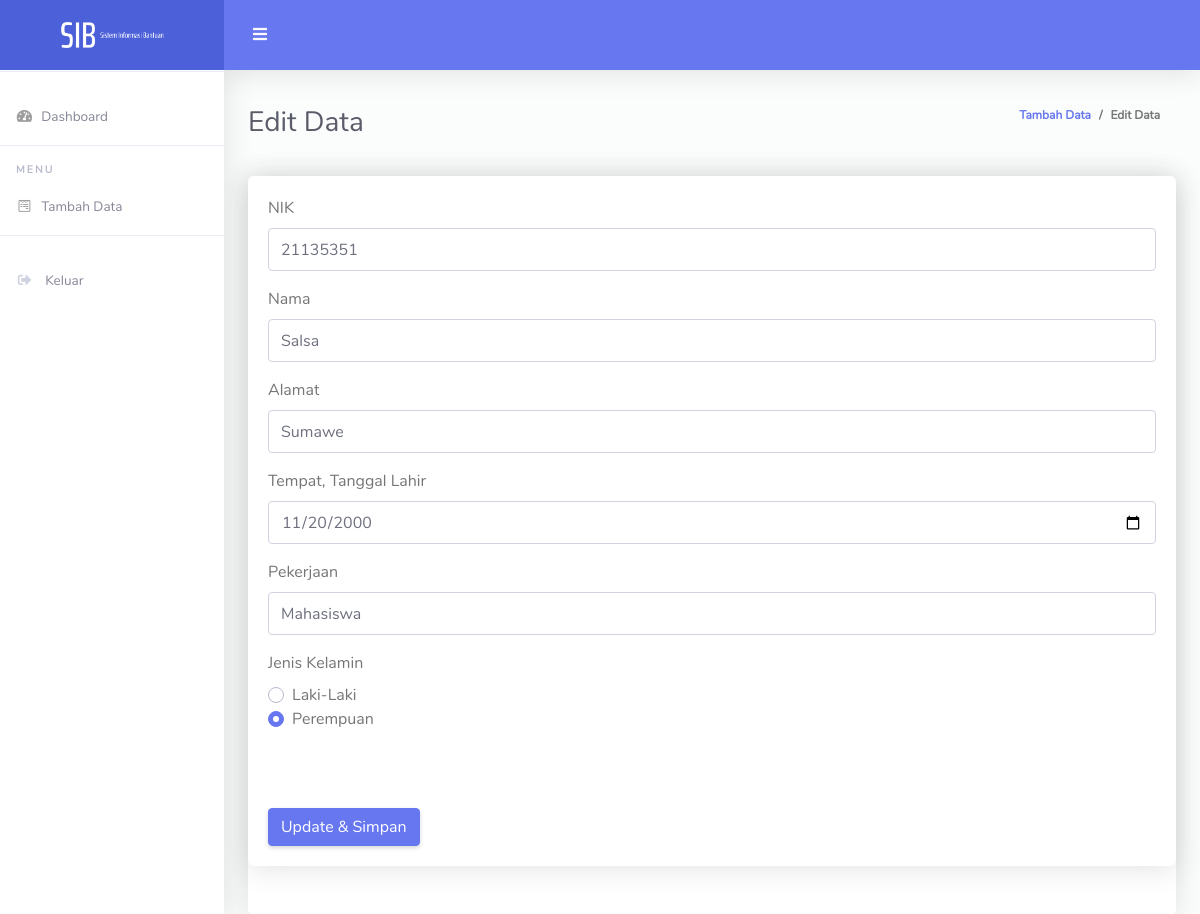
/tambahDataWarga_user/form_editData.php?id_warga=91, run on the app's committed database.
### tables this page shows
CREATE TABLE `warga` (
  `id_warga` int(11) NOT NULL,
  `nik` varchar(50) NOT NULL,
  `nama` varchar(50) NOT NULL,
  `alamat` varchar(50) NOT NULL,
  `ttl` date NOT NULL,
  `pekerjaan` varchar(50) NOT NULL,
  `jenisKelamin` varchar(50) NOT NULL
);

### tambahDataWarga_user/form_editData.php (the view, shortened to what this page needs)
<!DOCTYPE html>
<html lang="en">
<head>
  <link href="../vendor/fontawesome-free/css/all.min.css" rel="stylesheet" type="text/css">
  <link href="../vendor/bootstrap/css/bootstrap.min.css" rel="stylesheet" type="text/css">
  <link href="../css/ruang-admin.min.css" rel="stylesheet">
</head>
<body id="page-top">
  <div id="wrapper">
    <ul class="navbar-nav sidebar sidebar-light accordion" id="accordionSidebar">
      <a class="sidebar-brand d-flex align-items-center justify-content-center" href="../index_user.php">
        <div class="sidebar-brand-icon">
          <img src="../img/logo/SSIB.png">
        </div>
      </a>
      <hr class="sidebar-divider">
      <li class="nav-item">
        <a class="nav-link" href="../index_user.php">
          <i class="fas fa-fw fa-tachometer-alt"></i>
          <span>Dashboard</span>
        </a>
      </li>
      <hr class="sidebar-divider">
      <div class="sidebar-heading">
        Menu
      </div>
      <li class="nav-item">
        <a class="nav-link" href="tambahData.php">
          <i class="fab fa-fw fa-wpforms"></i>
          <span>Tambah Data</span>
        </a>
      </li>
      <hr class="sidebar-divider">
      <li class="nav-item">
        <a class="nav-link" href="../logout.php">
          <i class="fas fa-sign-out-alt fa-sm fa-fw mr-2 text-gray-400 "></i>
          <span>Keluar</span>
        </a>
      </li>
    </ul>
    <div id="content-wrapper" class="d-flex flex-column">
      <div id="content">
        <nav class="navbar navbar-expand navbar-light bg-navbar topbar mb-4 static-top">
          <button id="sidebarToggleTop" class="btn btn-link rounded-circle mr-3">
            <i class="fa fa-bars"></i>
          </button>
        </nav>
        <div class="container-fluid" id="container-wrapper">
          <div class="d-sm-flex align-items-center justify-content-between mb-4">
            <h1 class="h3 mb-0 text-gray-800">Edit Data</h1>
            <ol class="breadcrumb">
              <li class="breadcrumb-item"><a href="tambahData.php">Tambah Data</a></li>
              <li class="breadcrumb-item active" aria-current="page">Edit Data</li>
            </ol>
          </div>
          <div class="row">
          <div class="col-lg-12">
              <div class="card">
                <div class="card mb-4">
                <div class="card-body">
                <?php
                include "../config.php";
                $id_warga = $_GET['id_warga'];
                $query_mysqli = mysqli_query($koneksi,"SELECT * FROM warga WHERE id_warga='$id_warga'")or die(mysqli_error($koneksi));
                while($data = mysqli_fetch_array($query_mysqli)){
                ?>
                <form action="../tambahDataWarga_user/updateData.php" method="post">
                    <div class="form-group">
                      <label for="username">NIK</label>
					            <input type="text" class="form-control" name="nik" value="<?php echo $data['nik'] ?>">
                    </div>
                    <div class="form-group">
                      <label for="password">Nama</label>
                      <input type="text" class="form-control" name="nama" value="<?php echo $data['nama'] ?>">
                    </div>
                    <div class="form-group">
                    <label for="password">Alamat</label>
                      <input type="text" class="form-control" name="alamat" value="<?php echo $data['alamat'] ?>">
                    </div>
                    <div class="form-group">
                      <label for="role">Tempat, Tanggal Lahir</label>
                      <input type="date" class="form-control" name="ttl" value="<?php echo $data['ttl'] ?>">
                    </div>
                    <div class="form-group">
                      <label for="role">Pekerjaan</label>
                      <input type="text" class="form-control" name="pekerjaan" value="<?php echo $data['pekerjaan'] ?>">
                    </div>
                    <div class="form-group">
                      <label>Jenis Kelamin</label>
                      <div class="custom-control custom-radio">
                        <label class="custom-control-label" for="customRadio1">Laki-Laki </label>
                      </div>
                      <div class="custom-control custom-radio">
                        <label class="custom-control-label" for="customRadio2">Perempuan</label>
                      </div>
                    </div>
                  <div class="form-group">
                      <div class="custom-file">
                      </div>
                    </div>
                    <button type="submit" class="btn btn-primary">Update & Simpan</button>
                  </form>
                  <?php } ?>
                </div>
              </div>
                <div class="card-footer"></div>
              </div>
            </div>
          </div>
        </div>
      </div>
    </div>
  </div>
</body>
</html>

### data on the page
warga: nik "21135351", nama "Salsa", alamat "Sumawe", ttl "11/20/2000", pekerjaan "Mahasiswa"
